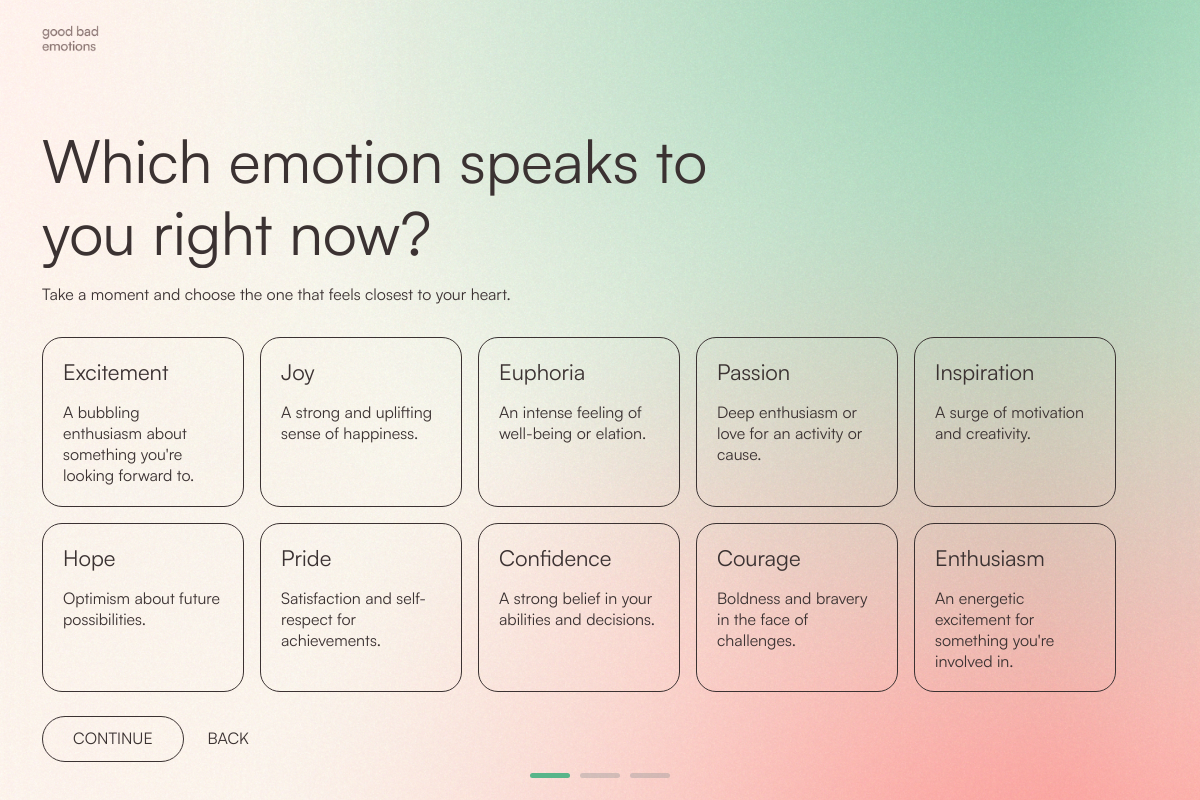
The app's page /step-two/high-energy-good with its own data.
### onboarding/models.py (models this page shows)
class Emotion(models.Model):
    emotion = models.CharField(max_length=32)
    description = models.TextField(null=True, blank=True)
    type = models.CharField(max_length=16, choices=[('Positive', 'Positive'), ('Negative', 'Negative')], db_index=True)
    group = models.ForeignKey(EmotionGroup, related_name='emotions', on_delete=models.CASCADE)
    def __str__(self):
        return self.emotion

### onboarding/views.py (the view, shortened to what this page needs)
# urls.py: path('step-two/<str:energy_choice>', views.step_two, name='step-two'),
def step_two(request, energy_choice):
    formatted_choice = reverse_slug(energy_choice)
    emotion_group = get_object_or_404(
        EmotionGroup.objects.prefetch_related('emotions'),
        name=formatted_choice
    )
    emotions = emotion_group.emotions.all()
    return render(request, 'onboarding/step-two.html', {
        'emotion_group': emotion_group,
        'emotions': emotions
    })

### onboarding/models.py (called while the page is built)
    def __str__(self):
        return self.name

### onboarding/views.py (called while the page is built)
def reverse_slug(text: str) -> str:
    result = text.replace('-', ' ').title()
    return result

### onboarding/templates/onboarding/step-two.html (shortened to what this page needs)
{% extends 'base.html' %}
{% load static %}
{% block styles %}
    <link rel="stylesheet" href="{% static 'onboarding/styles/onboarding.css' %}">
{% endblock %}
{% block content %}
    <div class="container">
        <section class="content-section section-two">
            <div>
                <h1 class="section__title col-sm-12 col-md-12 col-lg-8">Which emotion speaks to you right now?</h1>
                <p class="section__subtitle">Take a moment and choose the one that feels closest to your heart.</p>
                <form class="form__steps" method="POST">
                    <div class="emotions">
                        {% for emotion in emotions %}
                            <div class="emotions__card pointer-events-disable {% if emotion_group|lower == 'high energy good' %}
                               emotions__card-positive
                               {% elif emotion_group|lower == 'low energy good' %}
                               emotions__card-positive-low
                               {% elif emotion_group|lower == 'high energy bad' %}
                               emotions__card-negative
                               {% else %}emotions__card-negative-low{% endif %}">
                                <label class="emotions__card-input"
                                       for="emotion_{{ emotion.id }}">
                                    <span class="emotions__content">
                                        <span class="emotions__content-title">
                                            {{ emotion }}</span>
                                        <span>{{ emotion.description }}</span>
                                    </span>
                                </label>
                            </div>
                        {% endfor %}
                    </div>
                    <div class="button__group">
                        <button type="submit" class="cta-button pointer-events-disable">
                            <span>Continue</span>
                            <span class="mark-group">
                        </span>
                        </button>
                        <div>
                            <a class="button-link button-link-fixed-height-steps pointer-events-disable" href="{% url 'step-one' %}">Back</a>
                        </div>
                    </div>
                </form>
            </div>
            <div class="d-flex justify-content-center">
                <ul class="step-progress-bar-items">
                    <li class="step-progress-bar-item">
                        <span class="step-progress-bar step-active"></span>
                    </li>
                    <li class="step-progress-bar-item">
                        <span class="step-progress-bar"></span>
                    </li>
                    <li class="step-progress-bar-item">
                        <span class="step-progress-bar"></span>
                    </li>
                </ul>
            </div>
        </section>
    </div>
{% endblock %}

### static/styles/styles.css (style rules this page uses)
:root { --primary_negative: #FC6262; --primary_positive: #58B58A; --negative_light: #EA8F89; --positive_light: #97CFB1; --secondary_light: #F0EEE4; --secondary_dark: #3B3232; --secondary_supportive: #969696; --main-border-radiuce: 20px; --title-margin-botton: 16px; --subtitle-margin-bottom: 32px; --subtitle-margin-bottom-mob: 24px; }
html { overflow-y: scroll; }
body { font-family: Satoshi-Regular, sans-serif; font-size: 16px; line-height: 1.3; color: var(--secondary_dark); background: url("../img/background.jpg") center no-repeat; background-size: cover; }
h1 { font-size: 60px; line-height: 1.2em; margin: 0; padding: 0; }
ul, li { padding: 0; margin: 0; list-style: none; }
.content-section { height: calc(100svh - 62.8px); padding-top: 72px; padding-bottom: 32px; display: flex; flex-direction: column; justify-content: space-between; }
.cta-button { opacity: 0; position: relative; background-color: transparent; display: inline-block; color: var(--secondary_dark); text-transform: uppercase; text-decoration: none; line-height: 1.2; padding: 12px 30px; border: 1px solid var(--secondary_dark); border-radius: 100px; overflow: hidden; animation: all .2s ease-in; }
.mark-group { position: absolute; right: 10px; bottom: -5px; display: flex; justify-content: space-between; align-items: center; gap: 2px; }
.button-link { opacity: 0; line-height: 1.2; height: 100%; position: relative; display: inline-block; color: var(--secondary_dark); text-transform: uppercase; text-decoration: none; }
.button-link::after { content: ''; position: absolute; width: 100%; transform: scaleX(0) scaleY(1); height: 0.1em; bottom: 0; left: 0; background: var(--secondary_dark); transform-origin: bottom right; transition: transform 0.4s ease-out; z-index: 3; }
.button-link-fixed-height-steps { height: 21px; }
.button__group { display: flex; align-items: center; gap: 24px; }
.section__title { opacity: 0; margin-bottom: var(--title-margin-botton); }
.section__subtitle { opacity: 0; margin-bottom: var(--subtitle-margin-bottom); }
@media (max-width: 1399.98px) { .button-link-fixed-height-steps { height: 21px; } }

### onboarding/static/onboarding/styles/onboarding.css (style rules this page uses)
.step-progress-bar-items { width: 140px; display: flex; justify-content: space-between; gap: 8px; }
.step-progress-bar-items { pointer-events: none; }
.step-progress-bar { display: inline-block; width: 40px; height: 5px; background-color: var(--secondary_supportive); opacity: .4; border-radius: 20px; }
.step-active { opacity: 1; background-color: var(--primary_positive); }
.emotions { display: flex; flex-wrap: wrap; gap: 16px; margin-bottom: 24px; }
.emotions__card { opacity: 0; position: relative; padding: 0; border: 1px solid var(--secondary_dark); border-radius: 20px; overflow: hidden; transition: background-color .2s ease-in-out; }
.emotions__card-input { max-width: 200px; height: 100%; padding: 20px; border-radius: 20px; background-color: transparent; transition: background-color .2s ease-in-out; }
.emotions__content { display: flex; flex-direction: column; gap: 16px; }
.emotions__content-title { font-size: 22px; }

### records on screen
Emotion: emotion "Excitement", description "A bubbling enthusiasm about something you're looking forward to."
Emotion: emotion "Joy", description "A strong and uplifting sense of happiness."
Emotion: emotion "Euphoria", description "An intense feeling of well-being or elation."
Emotion: emotion "Passion", description "Deep enthusiasm or love for an activity or cause."
Emotion: emotion "Inspiration", description "A surge of motivation and creativity."
Emotion: emotion "Hope", description "Optimism about future possibilities."
Emotion: emotion "Pride", description "Satisfaction and self-respect for achievements."
Emotion: emotion "Confidence", description "A strong belief in your abilities and decisions."
Emotion: emotion "Courage", description "Boldness and bravery in the face of challenges."
Emotion: emotion "Enthusiasm", description "An energetic excitement for something you're involved in."
